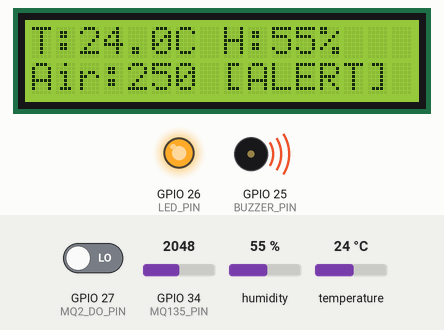
This sketch was run on a simulated ESP32. On the bench: 16×2 character LCD, output pins drawn as LEDs (lit = HIGH), buzzer (waves = sounding). The test bench sets the inputs (shaded band); at power-on: GPIO 34 (MQ135_PIN) = 2048, GPIO 27 (MQ2_DO_PIN) LOW, humidity 55 %, temperature 24 °C (analog values on the 0–4095 scale). WiFi joins after 1.5 s; servers stay silent unless stated; uploads are accepted with an empty reply; what the sketch prints to the serial monitor is not drawn.

Above: at 5.9 s.
6.0 s: GPIO 34 (MQ135_PIN) set to 1687
At 10.6 s:
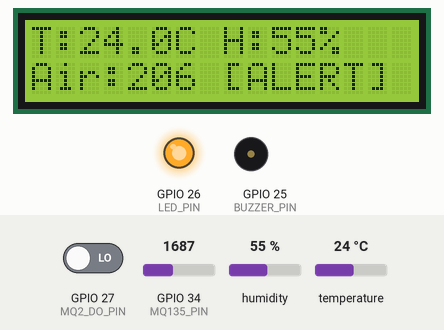
11.8 s: GPIO 34 (MQ135_PIN) set to 1589
At 16.5 s:
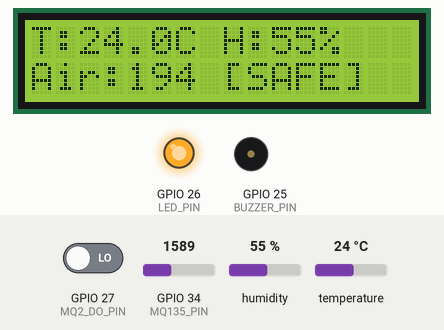
16.8 s: GPIO 27 (MQ2_DO_PIN) driven HIGH
At 18.5 s:
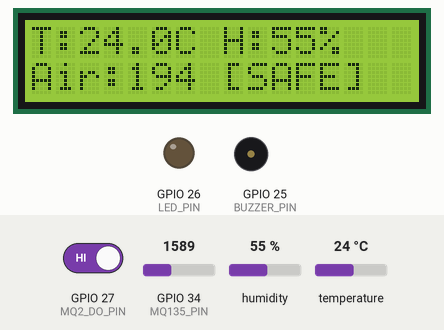
18.8 s: GPIO 34 (MQ135_PIN) set to 2428
At 20.9 s:
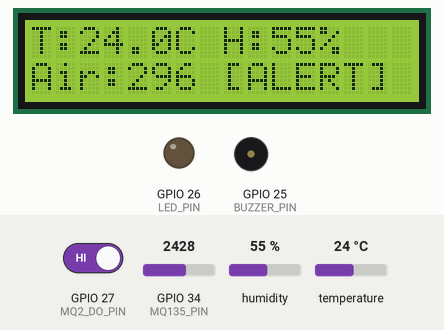
21.8 s: GPIO 34 (MQ135_PIN) set to 2574
At 23.0 s:
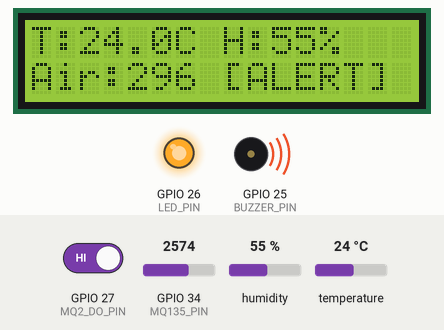
30.3 s: GPIO 34 (MQ135_PIN) set to 0
At 36.2 s:
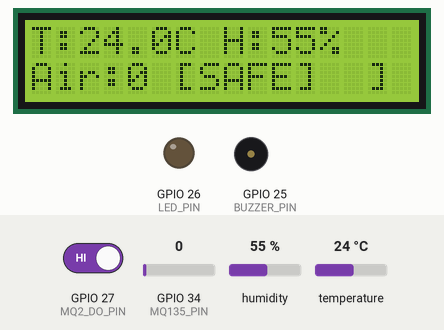
Timing chart, 0 to 37.7 s (numbered marks = the images above; inputs shaded):
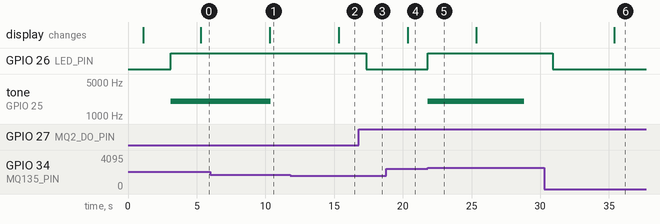

The sketch:

esp32_firmware.ino
```cpp
/*
 * ============================================================
 * FoodSafe-IoT — ESP32
 * DHT11 + MQ135 + MQ2 + Buzzer + Flask Backend
 * ============================================================
 *
 * HARDWARE:
 *
 * DHT11:
 *   VCC  -> 3.3V
 *   GND  -> GND
 *   DATA -> GPIO 4
 *
 * MQ135:
 *   VCC -> 5V/VIN
 *   GND -> GND
 *   AO  -> 10k resistor -> GPIO 34
 *   GPIO 34 -> 20k resistor -> GND
 *
 * MQ2:
 *   VCC -> 5V/VIN
 *   GND -> GND
 *   DO  -> 10k resistor -> GPIO 27
 *   GPIO 27 -> 20k resistor -> GND
 *
 * Buzzer:
 *   + -> GPIO 25
 *   - -> GND
 *
 * LED:
 *   + -> GPIO 26
 *   - -> GND (via resistor)
 *
 * POWER:
 *   ESP32 powered from laptop USB
 *
 * ============================================================
 */

#include <WiFi.h>
#include <HTTPClient.h>
#include <DHT.h>
#include <ArduinoJson.h>
#include <Wire.h>
#include <LiquidCrystal_I2C.h>

// ============================================================
// WIFI SETTINGS
// ============================================================

const char* WIFI_SSID = "manu";
const char* WIFI_PASSWORD = "manu@777";

// ============================================================
// FLASK BACKEND
// ============================================================

// MUST match the PC LAN IPv4 that runs Flask (run: ipconfig).
// This PC is currently 10.77.123.110.
// Re-upload this sketch after any Wi-Fi DHCP IP change.
const char* BACKEND_URL =
  "http://10.77.123.110:5000/api/sensors/data";

const char* DEVICE_ID = "ESP32_001";

// ============================================================
// PIN DEFINITIONS
// ============================================================

#define DHT_PIN       4
#define MQ135_PIN     34
#define MQ2_DO_PIN    27
#define BUZZER_PIN    25
#define LED_PIN       26

#define DHT_TYPE DHT11

// ============================================================
// MQ135 THRESHOLD
// ============================================================
//
// Normal room air baseline after warm-up is approximately 1600 - 2000.
// Threshold is set to 2500 so clean air does NOT falsely trigger the alarm,
// but smoke or heavy spoilage gas (> 2500) will sound the alarm.
//

#define MQ135_THRESHOLD 2500

// ============================================================
// MQ2 DIGITAL STATE
// ============================================================
//
// Most common MQ2 modules:
// DO = LOW  -> gas detected
// DO = HIGH -> normal
//
// If your module behaves opposite, change LOW to HIGH.
//

#define MQ2_GAS_STATE LOW

// ============================================================
// TIMING
// ============================================================

#define SEND_INTERVAL_MS 5000
#define BUZZER_DURATION_MS 7000
#define WIFI_RETRY_DELAY 1000
#define MAX_WIFI_RETRIES 20
#define HTTP_TIMEOUT_MS 10000

// ============================================================
// DHT OBJECT
// ============================================================

DHT dht(DHT_PIN, DHT_TYPE);
LiquidCrystal_I2C lcd(0x3F, 16, 2);

unsigned long lastSendTime = 0;

// Latest AI HIGH-RISK flag from Flask (updated on each successful POST response)
bool aiHighRisk = false;
int lastAiAlarmId = 0;

// Latest AI Scan Result for LCD
String lastAiScanClass = "";
float lastAiScanScore = -1.0;
bool lastAiScanIsSafe = true;
unsigned long scanResultShowUntil = 0; // Millis timestamp until which scan result is shown (e.g. 15s)

// Buzzer: one 7-second burst per alarm activation, then stays silent until alarm clears
unsigned long buzzerStopAt = 0;
bool buzzerSounding = false;
bool alarmWasActive = false;
unsigned long alarmClearSince = 0;

#define ALARM_CLEAR_DEBOUNCE_MS 500

// ============================================================
// LCD DISPLAY FUNCTIONS
// ============================================================

void updateLcdTelemetry(float temp, float hum, int gasIndex) {
  // Line 1: T: 28.5C  H: 62%
  lcd.setCursor(0, 0);
  lcd.print("T:");
  lcd.print(temp, 1);
  lcd.print("C H:");
  lcd.print((int)round(hum));
  lcd.print("%   ");

  // Line 2: Air: 94  SAFE
  lcd.setCursor(0, 1);
  lcd.print("Air:");
  lcd.print(gasIndex);
  if (gasIndex < 200) {
    lcd.print(" [SAFE]  ");
  } else {
    lcd.print(" [ALERT] ");
  }
}

void showLcdScanResult(String className, float score, bool isSafe) {
  lcd.clear();
  lcd.setCursor(0, 0);
  if (isSafe) {
    lcd.print(">> FRESH (SAFE)");
  } else {
    lcd.print(">> SPOILED!");
  }

  lcd.setCursor(0, 1);
  // Show score percentage: e.g. "Risk: 84% "
  int pct = (int)round(score * 100);
  lcd.print("Risk:");
  lcd.print(pct);
  lcd.print("% ");

  // Truncate class name to fit remaining LCD chars
  if (className.length() > 0) {
    String shortName = className;
    shortName.replace("FRESH_", "");
    shortName.replace("ROTTEN_", "");
    if (shortName.length() > 6) {
      shortName = shortName.substring(0, 6);
    }
    lcd.print(shortName);
  }
}

// ============================================================
// ALARM OUTPUT HELPERS
// ============================================================

void startBuzzer(unsigned long durationMs = BUZZER_DURATION_MS) {
  tone(BUZZER_PIN, 2000);
  buzzerStopAt = millis() + durationMs;
  buzzerSounding = true;
  Serial.print("BUZZER: ON for ");
  Serial.print(durationMs / 1000);
  Serial.println(" seconds");
}

void stopBuzzer() {
  noTone(BUZZER_PIN);
  digitalWrite(BUZZER_PIN, LOW);
  buzzerSounding = false;
  buzzerStopAt = 0;
}

void updateAlarmOutputs(
  bool mq135GasDetected,
  bool mq2GasDetected
) {
  bool finalAlarm =
    mq135GasDetected ||
    mq2GasDetected ||
    aiHighRisk;

  // Hard stop when buzzer window ends
  if (buzzerSounding &&
      buzzerStopAt != 0 &&
      (long)(millis() - buzzerStopAt) >= 0) {
    stopBuzzer();
    Serial.println("BUZZER: OFF (complete)");
  }

  if (finalAlarm) {
    alarmClearSince = 0;
    digitalWrite(LED_PIN, HIGH);

    // Rising edge for hardware sensors
    if (!alarmWasActive) {
      startBuzzer(BUZZER_DURATION_MS);
      alarmWasActive = true;
    }

  } else {
    // Require stable clear before allowing another sensor burst
    if (alarmClearSince == 0) {
      alarmClearSince = millis();
    }

    if (millis() - alarmClearSince >= ALARM_CLEAR_DEBOUNCE_MS) {
      if (!buzzerSounding) {
        stopBuzzer();
      }
      digitalWrite(LED_PIN, LOW);
      alarmWasActive = false;
    }
  }
}

// ============================================================
// SETUP
// ============================================================

void setup() {

  Serial.begin(115200);

  delay(1000);

  Serial.println();
  Serial.println("========================================");
  Serial.println("          FoodSafe-IoT");
  Serial.println("             ESP32");
  Serial.println("========================================");

  // ----------------------------------------------------------
  // LCD (I2C: SDA=21, SCL=22)
  // ----------------------------------------------------------

  Wire.begin(21, 22);
  lcd.init();
  lcd.backlight();
  lcd.clear();
  lcd.setCursor(0, 0);
  lcd.print("FoodSafe-IoT");
  lcd.setCursor(0, 1);
  lcd.print("Online...");

  // ----------------------------------------------------------
  // DHT11
  // ----------------------------------------------------------

  dht.begin();

  Serial.println("DHT11  : GPIO 4");

  // ----------------------------------------------------------
  // MQ135
  // ----------------------------------------------------------

  pinMode(MQ135_PIN, INPUT);

  Serial.println("MQ135  : GPIO 34");

  // ----------------------------------------------------------
  // MQ2
  // ----------------------------------------------------------

  pinMode(MQ2_DO_PIN, INPUT);

  Serial.println("MQ2 DO : GPIO 27");

  // ----------------------------------------------------------
  // BUZZER
  // ----------------------------------------------------------

  pinMode(BUZZER_PIN, OUTPUT);

  noTone(BUZZER_PIN);

  Serial.println("Buzzer : GPIO 25");

  // ----------------------------------------------------------
  // LED
  // ----------------------------------------------------------

  pinMode(LED_PIN, OUTPUT);

  digitalWrite(LED_PIN, LOW);

  Serial.println("LED    : GPIO 26");

  // ----------------------------------------------------------
  // ESP32 ADC
  // ----------------------------------------------------------

  analogReadResolution(12);

  // ----------------------------------------------------------
  // WIFI
  // ----------------------------------------------------------

  connectToWiFi();

  // ----------------------------------------------------------
  // DEVICE INFORMATION
  // ----------------------------------------------------------

  Serial.println();
  Serial.print("Device ID : ");
  Serial.println(DEVICE_ID);

  Serial.print("Backend   : ");
  Serial.println(BACKEND_URL);

  Serial.println();
  Serial.println("Starting sensor readings...");
  Serial.println();
}

// ============================================================
// MAIN LOOP
// ============================================================

void loop() {

  // ----------------------------------------------------------
  // CHECK WIFI
  // ----------------------------------------------------------

  if (WiFi.status() != WL_CONNECTED) {

    Serial.println();
    Serial.println("WiFi disconnected!");

    connectToWiFi();
  }

  // ----------------------------------------------------------
  // FAST PATH: gas sensors + buzzer/LED every loop (~100ms)
  // Ensures 7s buzzer stop is never blocked by HTTP
  // ----------------------------------------------------------

  int mq135Raw = analogRead(MQ135_PIN);
  int mq2Digital = digitalRead(MQ2_DO_PIN);

  bool mq2GasDetected =
    (mq2Digital == MQ2_GAS_STATE);

  bool mq135GasDetected =
    (mq135Raw >= MQ135_THRESHOLD);

  updateAlarmOutputs(mq135GasDetected, mq2GasDetected);

  // ----------------------------------------------------------
  // SLOW PATH: DHT + Flask POST every 5 seconds
  // ----------------------------------------------------------

  if (millis() - lastSendTime >= SEND_INTERVAL_MS) {

    lastSendTime = millis();

    float temperature = dht.readTemperature();
    float humidity = dht.readHumidity();

    if (isnan(temperature) ||
        isnan(humidity)) {

      Serial.println(
        "ERROR: DHT11 reading failed!"
      );

      Serial.print("MQ135 Raw: ");
      Serial.println(mq135Raw);

      Serial.print("MQ2 DO: ");
      Serial.println(mq2Digital);

      // Do NOT return — keep buzzer 7s timer running
    } else {

      float gasValue =
        (mq135Raw / 4095.0) * 500.0;

      bool gasAlarm =
        mq135GasDetected ||
        mq2GasDetected;

      bool finalAlarm =
        gasAlarm ||
        aiHighRisk;

      // Send gasAlarm to backend (sensor semantics unchanged)
      sendSensorData(
        temperature,
        humidity,
        gasValue,
        mq135Raw,
        mq2Digital,
        gasAlarm
      );

      finalAlarm =
        mq135GasDetected ||
        mq2GasDetected ||
        aiHighRisk;

      // Update LCD: if within active scan result display window, show scan result, else show live telemetry
      if (millis() < scanResultShowUntil) {
        showLcdScanResult(lastAiScanClass, lastAiScanScore, lastAiScanIsSafe);
      } else {
        updateLcdTelemetry(temperature, humidity, (int)round(gasValue));
      }

      Serial.println("----------------------------------------");

      Serial.print("Temperature : ");
      Serial.print(temperature, 1);
      Serial.println(" °C");

      Serial.print("Humidity    : ");
      Serial.print(humidity, 1);
      Serial.println(" %");

      Serial.print("MQ135 Raw   : ");
      Serial.println(mq135Raw);

      Serial.print("MQ135 Index : ");
      Serial.println(gasValue, 1);

      Serial.print("MQ135 Alarm : ");
      Serial.println(mq135GasDetected ? "YES" : "NO");

      Serial.print("MQ2 DO      : ");
      Serial.println(mq2Digital);

      Serial.print("MQ2 Alarm   : ");
      Serial.println(mq2GasDetected ? "YES" : "NO");

      Serial.print("AI HIGH RISK: ");
      Serial.println(aiHighRisk ? "YES" : "NO");

      Serial.print("FINAL ALARM : ");
      Serial.println(finalAlarm ? "YES" : "NO");

      Serial.print("BUZZER      : ");
      Serial.println(buzzerSounding ? "ON" : "OFF");

      Serial.print("LED         : ");
      Serial.println(finalAlarm ? "ON" : "OFF");

      Serial.print("WiFi        : ");

      if (WiFi.status() == WL_CONNECTED) {
        Serial.println("CONNECTED");
      } else {
        Serial.println("DISCONNECTED");
      }

      Serial.println("----------------------------------------");
    }
  }

  delay(50);
}

// ============================================================
// WIFI CONNECTION
// ============================================================

void connectToWiFi() {

  Serial.println();
  Serial.print("Connecting to WiFi: ");
  Serial.println(WIFI_SSID);

  WiFi.mode(WIFI_STA);

  WiFi.begin(
    WIFI_SSID,
    WIFI_PASSWORD
  );

  int retries = 0;

  while (
    WiFi.status() != WL_CONNECTED &&
    retries < MAX_WIFI_RETRIES
  ) {

    delay(WIFI_RETRY_DELAY);

    Serial.print(".");

    retries++;
  }

  Serial.println();

  if (WiFi.status() == WL_CONNECTED) {

    Serial.println("✅ WiFi Connected!");

    Serial.print("ESP32 IP Address: ");
    Serial.println(WiFi.localIP());

    Serial.print("WiFi Signal: ");
    Serial.print(WiFi.RSSI());
    Serial.println(" dBm");

  } else {

    Serial.println("❌ WiFi connection FAILED!");

    Serial.println(
      "ESP32 will retry automatically."
    );
  }
}

// ============================================================
// SEND DATA TO FLASK BACKEND
// ============================================================

void sendSensorData(
  float temperature,
  float humidity,
  float gas,
  int mq135Raw,
  int mq2Digital,
  bool alarm
) {

  // ----------------------------------------------------------
  // CHECK WIFI
  // ----------------------------------------------------------

  if (WiFi.status() != WL_CONNECTED) {

    Serial.println(
      "Cannot send data - WiFi disconnected."
    );

    return;
  }

  // ----------------------------------------------------------
  // HTTP CLIENT
  // ----------------------------------------------------------

  WiFiClient client;

  HTTPClient http;

  // ----------------------------------------------------------
  // START CONNECTION
  // ----------------------------------------------------------

  if (!http.begin(
        client,
        BACKEND_URL
      )) {

    Serial.println(
      "ERROR: Could not connect to backend."
    );

    return;
  }

  http.setTimeout(
    HTTP_TIMEOUT_MS
  );

  // ----------------------------------------------------------
  // HTTP HEADER
  // ----------------------------------------------------------

  http.addHeader(
    "Content-Type",
    "application/json"
  );

  // ----------------------------------------------------------
  // CREATE JSON
  // ----------------------------------------------------------

  StaticJsonDocument<512> doc;

  doc["device_id"] = DEVICE_ID;
  doc["source"] = "hardware";

  doc["temperature"] = temperature;

  doc["humidity"] = humidity;

  doc["gas"] = gas;

  doc["mq135_raw"] = mq135Raw;

  doc["mq2_digital"] = mq2Digital;

  doc["alarm"] = alarm;

  String jsonPayload;

  serializeJson(
    doc,
    jsonPayload
  );

  // ----------------------------------------------------------
  // SHOW DATA
  // ----------------------------------------------------------

  Serial.print("Sending: ");
  Serial.println(jsonPayload);

  // ----------------------------------------------------------
  // POST DATA
  // ----------------------------------------------------------

  int httpCode =
    http.POST(jsonPayload);

  // ----------------------------------------------------------
  // SERVER RESPONSE
  // ----------------------------------------------------------

  if (httpCode > 0) {

    Serial.print("HTTP Code: ");
    Serial.println(httpCode);

    String response =
      http.getString();

    Serial.print("Server Response: ");
    Serial.println(response);

    if (
      httpCode >= 200 &&
      httpCode < 300
    ) {

      Serial.println(
        "✅ SUCCESS: Sensor data sent!"
      );

      // Parse AI HIGH-RISK flag & alarm ID from Flask POST response
      StaticJsonDocument<512> respDoc;
      DeserializationError err =
        deserializeJson(respDoc, response);

      if (!err && respDoc.containsKey("ai_high_risk")) {
        bool newAiHighRisk = respDoc["ai_high_risk"].as<bool>();
        int newAlarmId = respDoc["ai_alarm_id"] | 0;

        // Check for NEW scan event (alarmId incremented or first scan result received)
        if (respDoc.containsKey("ai_top_prediction") && !respDoc["ai_top_prediction"].isNull()) {
          String newClass = respDoc["ai_top_prediction"].as<String>();
          float newScore = respDoc.containsKey("ai_final_score") ? respDoc["ai_final_score"].as<float>() : 0.0;
          bool newSafe = respDoc.containsKey("ai_is_safe") ? respDoc["ai_is_safe"].as<bool>() : !newAiHighRisk;

          if (newAlarmId != lastAiAlarmId && newClass.length() > 0) {
            lastAiScanClass = newClass;
            lastAiScanScore = newScore;
            lastAiScanIsSafe = newSafe;
            scanResultShowUntil = millis() + 15000; // Show scan result on LCD for 15 seconds!
            showLcdScanResult(lastAiScanClass, lastAiScanScore, lastAiScanIsSafe);
          }
        }

        // Trigger buzzer on NEW unsafe prediction event (even if previous alarm was latched)
        if (newAiHighRisk && (newAlarmId > lastAiAlarmId || !aiHighRisk)) {
          Serial.println("🚨 >>> NEW AI HIGH-RISK PREDICTION DETECTED! SOUNDING BUZZER! <<< 🚨");
          startBuzzer(BUZZER_DURATION_MS);
          digitalWrite(LED_PIN, HIGH);
          alarmWasActive = true;
        }

        aiHighRisk = newAiHighRisk;
        if (newAlarmId > lastAiAlarmId) {
          lastAiAlarmId = newAlarmId;
        }

        Serial.print("AI HIGH RISK from backend: ");
        Serial.print(aiHighRisk ? "YES" : "NO");
        Serial.print(" (Alarm ID: ");
        Serial.print(lastAiAlarmId);
        Serial.println(")");
      }

    } else {

      Serial.println(
        "❌ ERROR: Backend rejected request."
      );
    }

  } else {

    Serial.print(
      "HTTP Error: "
    );

    Serial.println(
      http.errorToString(httpCode)
    );
  }

  // ----------------------------------------------------------
  // CLOSE HTTP
  // ----------------------------------------------------------

  http.end();
}
```

Measured:
- the behaviour switches between 1634 and 1633 on GPIO 34 (MQ135_PIN) (found by bisection; images 1 and 2)
- the behaviour switches between 2499 and 2500 on GPIO 34 (MQ135_PIN) (found by bisection; images 4 and 5)
- after the input at 6.0 s, the display: changes after 4.3 s (image 1)
- after the input at 11.8 s, the display: changes after 3.5 s (image 2)
- after the input at 16.8 s, GPIO 26 (LED_PIN): HIGH → LOW after 0.55 s
- after the input at 18.8 s, the display: changes after 1.5 s (image 4)
- after the input at 21.8 s, GPIO 26 (LED_PIN): LOW → HIGH at once; tone on GPIO 25 (BUZZER_PIN): silent → 2000 Hz at once, → silent 7.0 s later
- after the input at 30.3 s, GPIO 26 (LED_PIN): HIGH → LOW after 0.63 s; the display: changes after 5.1 s (image 6)
